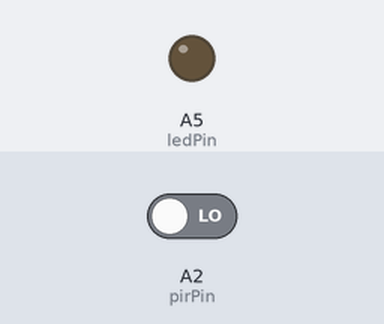
A sketch run on a simulated Arduino Uno, built with avr-gcc and run on an emulated ATmega328P. Shown: output pins drawn as LEDs (lit = HIGH). The test bench sets the inputs (shaded band); at power-on: A2 (pirPin) LOW. What the sketch prints to the serial monitor is not drawn.

Above: at 1.2 s.
1.3 s: A2 (pirPin) driven HIGH
At 2.4 s:
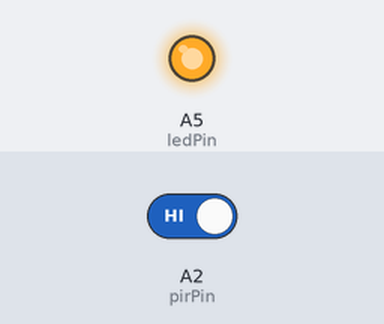
2.8 s: A2 (pirPin) driven LOW
At 3.6 s:
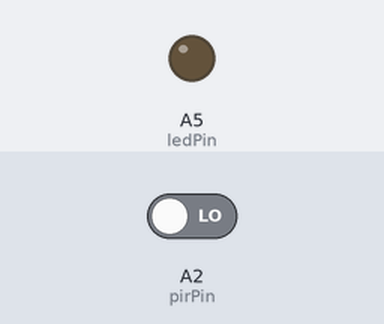
Timing chart, 0 to 5.8 s (numbered marks = the images above; inputs shaded):
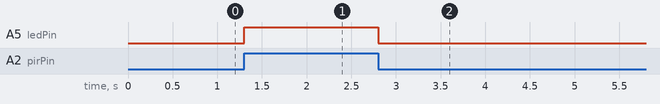

The sketch:

motion_sensor_hc_sr501_test.ino
```cpp
int ledPin = A5;
int pirPin = A2; //pir passive infrared

int pirValue;

void setup() {
Serial.begin(9600);
pinMode(ledPin, OUTPUT);
pinMode(pirPin, INPUT);

digitalWrite(ledPin, LOW);
}

void loop() {
pirValue = digitalRead(pirPin);
digitalWrite(ledPin, pirValue);
Serial.println(pirValue);
}
```

Measured:
- after the input at 1.3 s, A5 (ledPin): LOW → HIGH at once
- after the input at 2.8 s, A5 (ledPin): HIGH → LOW at once
